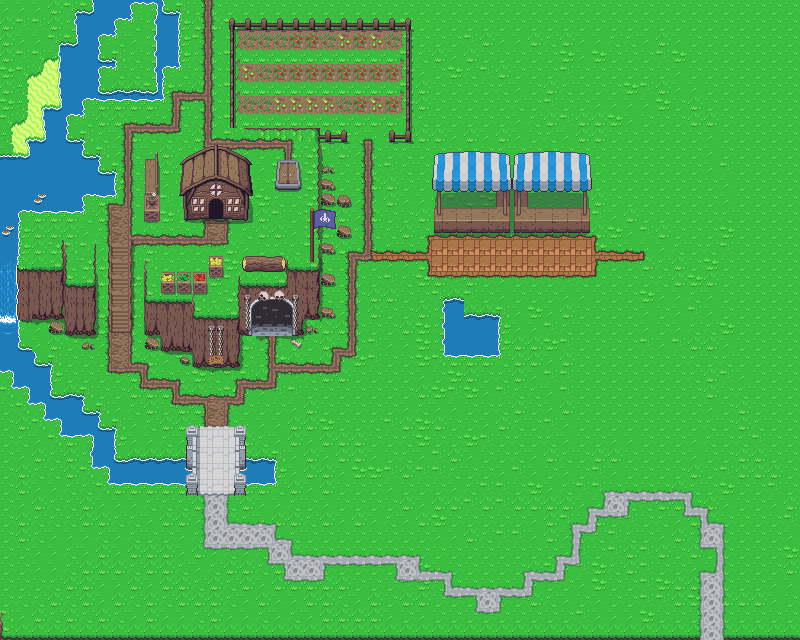

A 2D game scene composited from a Tiled map and its tileset images. What follows is a short description and the map's XML, with each tile layer's data collapsed to a summary:
An orthogonal 50x40 tile map with 16x16 px tiles, 13 tile layers (Collisions, Ground, Rivers, Mountains, ...), 3 tilesets and 8 objects (DungeonEntrance, DungeonExit, HouseEntrance, HouseExit, SwampEntrance, ...).

<map version="1.10" tiledversion="1.10.0" orientation="orthogonal" renderorder="right-down" width="50" height="40" tilewidth="16" tileheight="16" infinite="0" nextlayerid="34" nextobjectid="57">
 <tileset firstgid="1" source="../tsx/Overworld_tiled.tsx" />
 <tileset firstgid="1441" source="../tsx/items_tiled.tsx" />
 <tileset firstgid="1505" source="../tsx/objects.tsx" />
 <group id="17" name="Ground">
  <layer id="32" name="Collisions" width="50" height="40">
   <data>[2000 cells, 278 non-empty, 1 distinct tile ids]</data>
  </layer>
  <layer id="1" name="Ground" width="50" height="40">
   <data>[2000 cells, 2000 non-empty, 41 distinct tile ids]</data>
  </layer>
  <layer id="18" name="Rivers" width="50" height="40">
   <data>[2000 cells, 65 non-empty, 5 distinct tile ids]</data>
  </layer>
  <layer id="3" name="Mountains" width="50" height="40">
   <data>[2000 cells, 88 non-empty, 20 distinct tile ids]</data>
  </layer>
 </group>
 <layer id="11" name="Farming" width="50" height="40">
  <data>[2000 cells, 52 non-empty, 9 distinct tile ids]</data>
 </layer>
 <layer id="4" name="Shadows" width="50" height="40">
  <data>[2000 cells, 28 non-empty, 6 distinct tile ids]</data>
 </layer>
 <group id="14" name="Roads">
  <layer id="16" name="CityRoad" width="50" height="40">
   <data>[2000 cells, 130 non-empty, 13 distinct tile ids]</data>
  </layer>
  <layer id="15" name="StreetRoad" width="50" height="40">
   <data>[2000 cells, 62 non-empty, 11 distinct tile ids]</data>
  </layer>
  <layer id="6" name="CampaignRoad" width="50" height="40">
   <data>[2000 cells, 170 non-empty, 13 distinct tile ids]</data>
  </layer>
 </group>
 <layer id="5" name="Buildings" width="50" height="40">
  <data>[2000 cells, 133 non-empty, 82 distinct tile ids]</data>
 </layer>
 <layer id="7" name="Bridges" width="50" height="40">
  <data>[2000 cells, 43 non-empty, 31 distinct tile ids]</data>
 </layer>
 <layer id="8" name="DecorationObstacles" width="50" height="40">
  <data>[2000 cells, 27 non-empty, 24 distinct tile ids]</data>
 </layer>
 <objectgroup id="10" name="Waypoints">
  <object id="3" name="DungeonEntrance" x="249" y="296.667" width="44.6667" height="45.3333" />
  <object id="4" name="DungeonExit" x="260.417" y="341.833">
   <point />
  </object>
  <object id="1" name="HouseEntrance" x="203.375" y="198" width="25.25" height="30.125" />
  <object id="5" name="HouseExit" x="215" y="233.5">
   <point />
  </object>
  <object id="53" name="SwampEntrance" x="197.636" y="0.545455" width="18.7273" height="31.6364" />
  <object id="54" name="SwampExit" x="207.818" y="18.9091">
   <point />
  </object>
  <object id="19" name="Spawn" x="346.166" y="424.666">
   <point />
  </object>
  <object id="56" name="SpawnItems" x="96.6667" y="120.667">
   <point />
  </object>
 </objectgroup>
 <layer id="13" name="Decoration" width="50" height="40">
  <data>[2000 cells, 20 non-empty, 11 distinct tile ids]</data>
 </layer>
</map>
